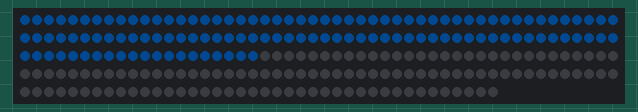
Simulated run of this sketch. Board: Arduino Uno, built with avr-gcc and run on an emulated ATmega328P. On the bench: 240 RGB LEDs in strip order, left to right, continuing on the next row. Dim RGB values are drawn brighter than linear; what the sketch prints to the serial monitor is not drawn.

Above: at 0.6 s.

The sketch:

ReadColours2.ino
```cpp
#include "FastSPI_LED2.h"

#define CONTROL_PIN 11

#define NUM_LEDS 240
#define USE_LEDS 120

struct CRGB leds[NUM_LEDS];

void setup() {
  // sanity check delay - allows reprogramming if accidently blowing power w/leds
  delay(500);

  // For safety (to prevent too high of a power draw), the test case defaults to
  // setting brightness to 25% brightness

  LEDS.setBrightness(255);

  LEDS.addLeds<WS2811, CONTROL_PIN, GRB>(leds, NUM_LEDS);

  LEDS.clear();

  // load with nice blue
  for (int i = 0; i < USE_LEDS; i++) {
    leds[i] = CRGB(0, 8, 16);
  }
  LEDS.show();

  Serial.begin(115200);

  //Serial.print("Ready with ");
  //Serial.print(USE_LEDS);
  //Serial.println(" LEDs");
}

void loop() {
  // signal ready to receive data
  Serial.println("x");

  if (Serial.readBytes((char*) leds, USE_LEDS * 3) == USE_LEDS * 3) {
    //Serial.println("read full line");
    LEDS.show();
  } else {
    //Serial.println("did not get enough data");
  }
}

// z  z  z  z  z  z  z  z  z  z  z  z  z  z  z  z  z  z  z  z  z  z  z  z  z  z  z  z  z  z
```
